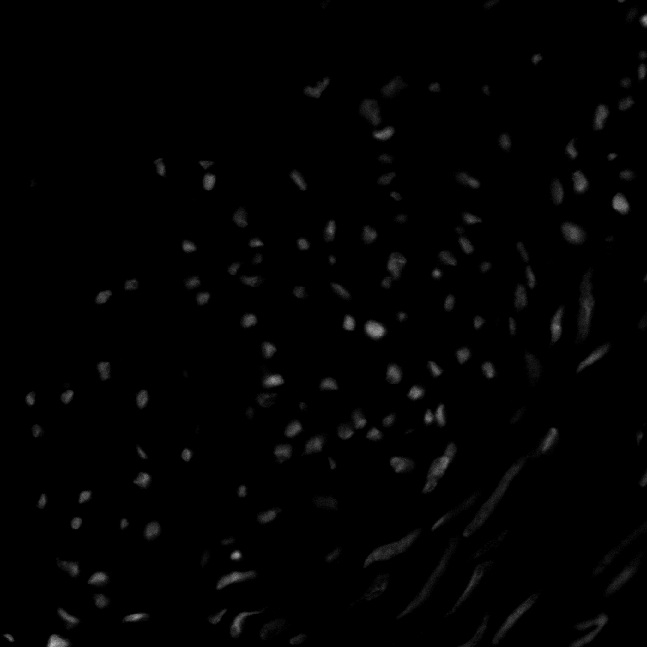
#> input picture Processamento Digital de Imagens/Lab03 - Joao Vitor/im_cells.png, 647 x 647 px, found by its file name
$ python ex1.py
#> lines starting #> are read from the running program, lines starting #| are printed output that depends on the picture; after the words box and inside, x2 and y2 are one past the last pixel; in counts of white or black regions, pixels touching at a corner belong together
import numpy as np
import cv2

def negativeValue(pixel):
    return 255 - pixel

def logImg(img):
    image_matrix = np.matrix(img)
    max_value = np.max(image_matrix)
    constant = round(255/np.log(1+max_value))
    log_img = np.log(1 + image_matrix)
    log_img *= constant
    log_img = np.round(log_img)
    return log_img

updateValueToNegative = np.vectorize(negativeValue)

imgPath = "/Users/joaovitorpereira/Documents/mestrado/Repositorios/pgc111-labs-2023-02/Lab03 - Joao Vitor/im_cells.png"

img = cv2.imread(imgPath, cv2.IMREAD_GRAYSCALE)
#> img is the input picture: shape (647, 647); min 0, max 188, mean 2.4

imgNegative = updateValueToNegative(img)
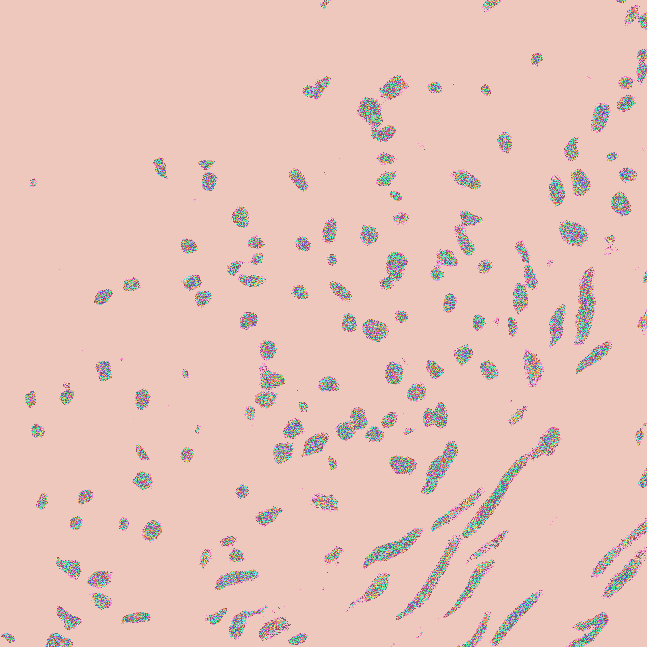
#> imgNegative: shape (647, 647) int64; 168 distinct labels, from 67 to 255; one colour per label, 0 black

revertImg = updateValueToNegative(imgNegative)
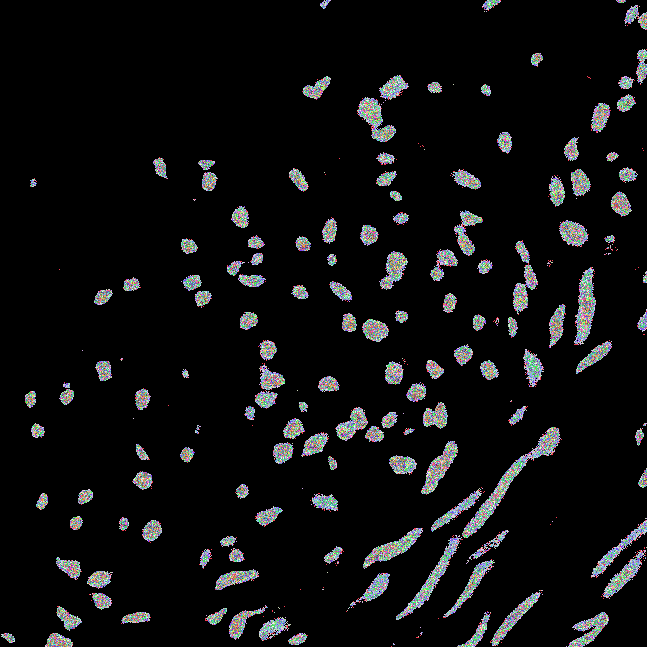
#> revertImg: shape (647, 647) int64; 168 distinct labels, from 0 to 188; one colour per label, 0 black

logaritImage = logImg(img)
#> in logImg, `max_value = np.max(image_matrix)`: max_value = 188
#> in logImg, `constant = round(255/np.log(1+max_value))`: constant = 49
#> in logImg, `log_img = np.log(1 + image_matrix)`:
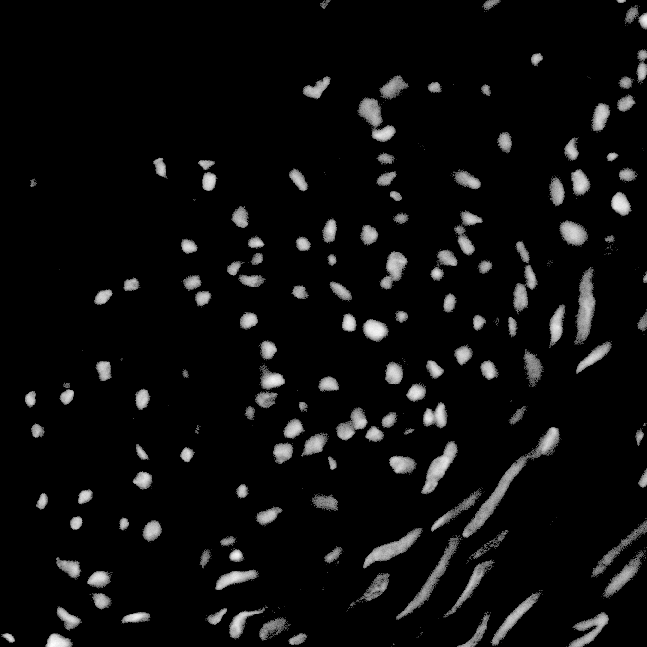
#> log_img: shape (647, 647) float16; min 0, max 5.24, mean 0.271; drawn with min black and max white
#> in logImg, `log_img *= constant`:
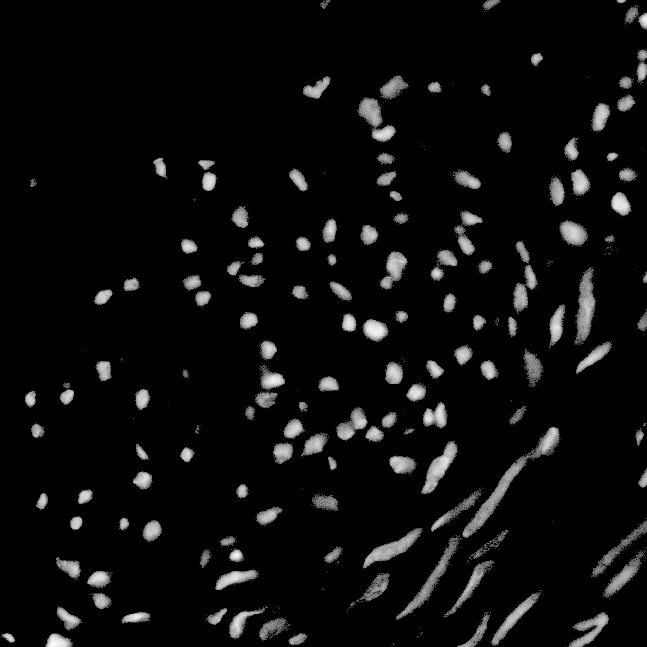
#> log_img: shape (647, 647) float16; 9.6% of pixels changed, all inside (x1, y1, x2, y2) = (1, 0, 647, 647); drawn with min black and max white

cv2.imwrite("negative.png", imgNegative)
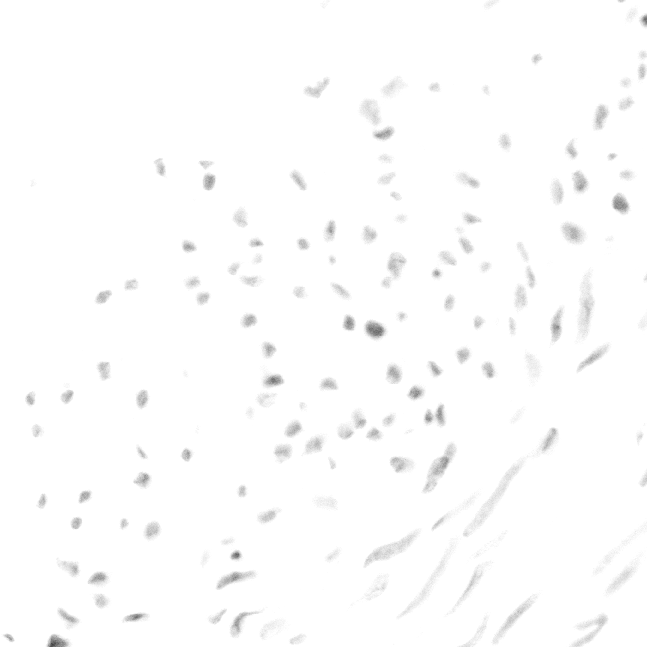
#> saved as negative.png: shape (647, 647); min 67, max 255, mean 252.6

cv2.imwrite("revert.png", revertImg)

cv2.imwrite("log_image.png", logaritImage)
